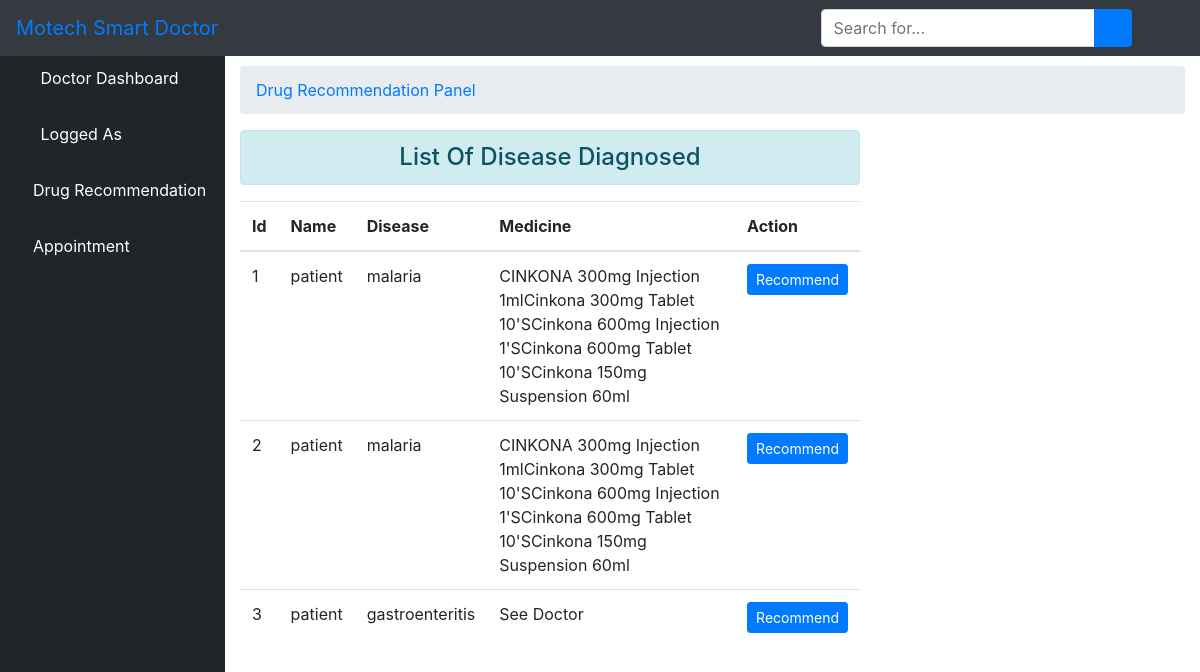
The app's page /commend/ with its own data.
### core/models.py (models this page shows, shortened)
class Medical(models.Model):
    s1 = models.CharField(max_length=200)
    s2 = models.CharField(max_length=200)
    s3 = models.CharField(max_length=200)
    s4 = models.CharField(max_length=200)
    s5 = models.CharField(max_length=200)
    disease = models.CharField(max_length=200)
    medicine = models.CharField(max_length=200)
    patient = models.ForeignKey(User, related_name="patient", on_delete= models.CASCADE)
    doctor = models.ForeignKey(User, related_name="doctor", on_delete= models.CASCADE, null=True)
    created_on = models.DateTimeField(auto_now_add=True)

class User(AbstractUser):
    is_patient = models.BooleanField(default=False)
    is_doctor = models.BooleanField(default=False)
    phonenumber = models.CharField(max_length=200,null=True)

### core/views.py (the view)
# urls.py: path('commend/', views.doctor_commend, name='commend'),
def doctor_commend(request):
	user_id = request.user.id
	disease = Medical.objects.all()
	context = {'disease':disease}
	return render(request, 'doctor/result.html', context)

### core/templates/doctor/result.html (shortened to what this page needs)
{% extends 'doctor/base.html' %}
{% block body %}
 <div id="content-wrapper">
        <div class="container-fluid">
            <ol class="breadcrumb">
                <li class="breadcrumb-item">
                    <a href="">Drug Recommendation Panel</a>
                </li>
            </ol>
            <div class="row">
            <div class="col-sm-8">
                <h4 class="text-center alert alert-info">List Of Disease Diagnosed</h4>
                <table class="table table-hover">
                    <thead>
                        <tr>
                            <th scope="col">Id</th>
                            <th scope="col">Name</th>
                            <th scope="col">Disease</th>
                            <th scope="col">Medicine</th>
                            <th scope="col">Action</th>
                        </tr>
                    </thead>
                    <tbody id="tbody">
                        {% for d in disease %}
                        <tr>
                            <td>{{ d.id }}</td>
                            <td>{{ d.patient.username }}</td>
                            <td>{{ d.disease }}</td>
                            {% if d.medicine == "" %}
                            <td>Yet Recommended</td>
                            {% else %}
                            <td>{{ d.medicine }}</td>
                            {% endif %}
                            <td><input class="btn btn-primary btn-sm btn_recommend" type="button" data-sid="{{d.id}}" value="Recommend">
                          </td>
                        </tr>
                        {% endfor %}
                    </tbody>
                </table>
            </div>
            </div>
        </div>
        </div>
{% endblock %}

### core/templates/doctor/base.html (shortened to what this page needs)
{% load static %}
<!DOCTYPE html>
<html>
<head>
    <link rel="stylesheet" href="{% static 'core/css/bootstrap/four/bootstrap.css' %}">
    <link href="{% static 'core/css/sb-admin.css' %}" rel="stylesheet">
    <link href="{% static 'core/css/fontawesome-free/css/all.min.css' %}" rel="stylesheet" type="text/css">
</head>
<body id="page-top">
<nav class="navbar navbar-expand navbar-dark bg-dark fixed-top">
    <a class="navbar-brand mr-1 text-primary" href="">Motech Smart Doctor</a>
    <button class="btn btn-link btn-sm text-white order-1 order-sm-0" id="sidebarToggle" href="#">
        <i class="fas fa-bars"></i>
    </button>
    <form class="d-none d-md-inline-block form-inline ml-auto mr-0 mr-md-3 my-2 my-md-0">
        <div class="input-group">
            <input type="text" class="form-control" placeholder="Search for..." aria-label="Search" aria-describedby="basic-addon2">
            <div class="input-group-append">
                <button class="btn btn-primary" type="button">
                    <i class="fas fa-search"></i>
                </button>
            </div>
        </div>
    </form>
    <ul class="navbar-nav ml-auto ml-md-0">
        <li class="nav-item dropdown no-arrow">
            <a class="nav-link dropdown-toggle" href="#" id="userDropdown" role="button" data-toggle="dropdown" aria-haspopup="true" aria-expanded="false">
                <i class="fas fa-user-circle fa-fw text-primary"></i>
            </a>
        </li>
    </ul>
</nav>
<div id="wrapper" style="padding-top: 50px">
<ul class="sidebar navbar-nav">
    <li class="nav-item active">
        <a class="nav-link" href="{% url 'doctor' %}">
            <i class="fas fa-fw fa-tachometer-alt"></i>
            <span>Doctor Dashboard</span>
        </a>
    </li>
    <li class="nav-item active">
        <a class="nav-link" href="">
            <i class="fas fa-user-circle fa-fw text-primary"></i>
            <span>Logged As {{ user.username }}</span>
        </a>
    </li>
    <li class="nav-item">
        <a class="nav-link" href="{% url 'commend' %}">
            <i class="fas fa-medkit text-primary"></i>
            <span style="color: white">Drug Recommendation</span>
        </a>
    </li>
    <li class="nav-item">
        <a class="nav-link" href="{% url 'meet_list' %}">
            <i class="fas fa-calendar text-primary"></i>
            <span style="color: white">Appointment</span>
        </a>
    </li>
</ul>
    {% block body %}{% endblock %}
</div>

### records on screen
Medical: id "1", patient.username "patient", disease "malaria", medicine "CINKONA 300mg Injection 1mlCinkona 300mg Tablet 10'SCinkona 600mg Injection 1'SCinkona 600mg Tablet 10'SCinkona 150mg Suspension 60ml"
Medical: id "2", patient.username "patient", disease "malaria", medicine "CINKONA 300mg Injection 1mlCinkona 300mg Tablet 10'SCinkona 600mg Injection 1'SCinkona 600mg Tablet 10'SCinkona 150mg Suspension 60ml"
Medical: id "3", patient.username "patient", disease "gastroenteritis", medicine "See Doctor"
